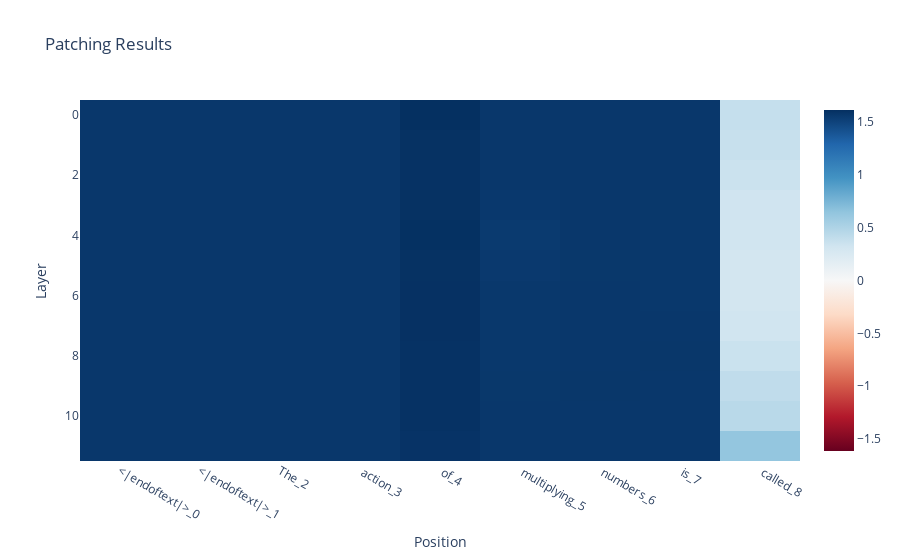

Notebook source saved alongside this figure:
### Code cell
imshow_patching_result(model, patching_result_physics, clean_physics_prompt, corrupted_physics_prompt)

### Figure 1 — Plotly figure (JSON) as saved in the notebook; plotly's stock layout.template omitted (floating-point values rounded to 4 significant figures)
{"data": [{"coloraxis": "coloraxis", "hovertemplate": "Position: %{x}<br>Layer: %{y}<br>color: %{z}<extra></extra>", "name": "0", "type": "heatmap", "x": ["<|endoftext|>_0", "<|endoftext|>_1", "The_2", " action_3", " of_4", " multiplying_5", " numbers_6", " is_7", " called_8"], "xaxis": "x", "yaxis": "y", "z": [[1.568, 1.568, 1.568, 1.568, 1.612, 1.568, 1.568, 1.568, 0.3817], [1.568, 1.568, 1.568, 1.568, 1.601, 1.571, 1.568, 1.568, 0.3727], [1.568, 1.568, 1.568, 1.568, 1.598, 1.569, 1.568, 1.568, 0.3526], [1.568, 1.568, 1.568, 1.568, 1.602, 1.562, 1.568, 1.567, 0.3291], [1.568, 1.568, 1.568, 1.568, 1.608, 1.554, 1.567, 1.565, 0.3205], [1.568, 1.568, 1.568, 1.568, 1.603, 1.555, 1.567, 1.565, 0.3074], [1.568, 1.568, 1.568, 1.568, 1.605, 1.567, 1.569, 1.566, 0.307], [1.568, 1.568, 1.568, 1.568, 1.603, 1.566, 1.57, 1.571, 0.3233], [1.568, 1.568, 1.568, 1.568, 1.6, 1.566, 1.569, 1.571, 0.357], [1.568, 1.568, 1.568, 1.568, 1.598, 1.567, 1.571, 1.57, 0.41], [1.568, 1.568, 1.568, 1.568, 1.598, 1.569, 1.57, 1.569, 0.4456], [1.568, 1.568, 1.568, 1.568, 1.591, 1.57, 1.57, 1.569, 0.6321]]}], "layout": {"coloraxis": {"cmid": 0, "colorscale": [[0, "rgb(103,0,31)"], [0.1, "rgb(178,24,43)"], [0.2, "rgb(214,96,77)"], [0.3, "rgb(244,165,130)"], [0.4, "rgb(253,219,199)"], [0.5, "rgb(247,247,247)"], [0.6, "rgb(209,229,240)"], [0.7, "rgb(146,197,222)"], [0.8, "rgb(67,147,195)"], [0.9, "rgb(33,102,172)"], [1, "rgb(5,48,97)"]]}, "title": {"text": "Patching Results"}, "xaxis": {"anchor": "y", "constrain": "domain", "domain": [0, 1], "scaleanchor": "y", "title": {"text": "Position"}}, "yaxis": {"anchor": "x", "autorange": "reversed", "constrain": "domain", "domain": [0, 1], "title": {"text": "Layer"}}}}
